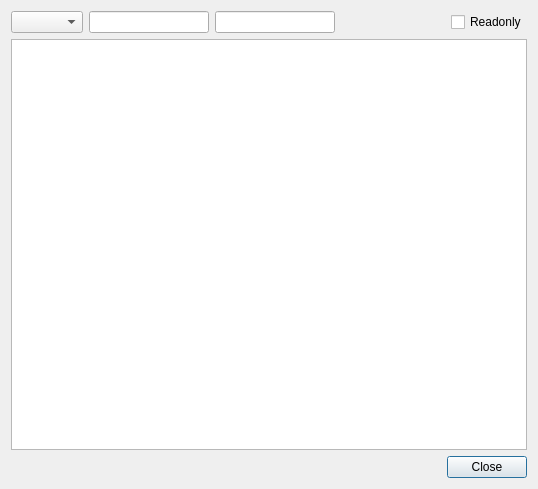
<?xml version="1.0" encoding="UTF-8"?>
<ui version="4.0">
 <class>DialogDataInspector</class>
 <widget class="QDialog" name="DialogDataInspector">
  <property name="windowModality">
   <enum>Qt::NonModal</enum>
  </property>
  <property name="geometry">
   <rect>
    <x>0</x>
    <y>0</y>
    <width>538</width>
    <height>489</height>
   </rect>
  </property>
  <property name="windowTitle">
   <string>Inspector</string>
  </property>
  <property name="modal">
   <bool>false</bool>
  </property>
  <layout class="QVBoxLayout" name="verticalLayout">
   <item>
    <layout class="QHBoxLayout" name="horizontalLayout_2">
     <item>
      <widget class="QComboBox" name="comboBoxEndianness"/>
     </item>
     <item>
      <widget class="XLineEditHEX" name="lineEditOffset">
       <property name="minimumSize">
        <size>
         <width>120</width>
         <height>0</height>
        </size>
       </property>
      </widget>
     </item>
     <item>
      <widget class="XLineEditHEX" name="lineEditSize">
       <property name="minimumSize">
        <size>
         <width>120</width>
         <height>0</height>
        </size>
       </property>
      </widget>
     </item>
     <item>
      <spacer name="horizontalSpacer_2">
       <property name="orientation">
        <enum>Qt::Horizontal</enum>
       </property>
       <property name="sizeHint" stdset="0">
        <size>
         <width>40</width>
         <height>20</height>
        </size>
       </property>
      </spacer>
     </item>
     <item>
      <widget class="QCheckBox" name="checkBoxReadonly">
       <property name="text">
        <string>Readonly</string>
       </property>
      </widget>
     </item>
    </layout>
   </item>
   <item>
    <widget class="QTableWidget" name="tableWidgetDataInspector">
     <property name="editTriggers">
      <set>QAbstractItemView::NoEditTriggers</set>
     </property>
     <property name="selectionMode">
      <enum>QAbstractItemView::SingleSelection</enum>
     </property>
     <property name="selectionBehavior">
      <enum>QAbstractItemView::SelectRows</enum>
     </property>
     <attribute name="horizontalHeaderStretchLastSection">
      <bool>true</bool>
     </attribute>
     <attribute name="verticalHeaderVisible">
      <bool>false</bool>
     </attribute>
     <attribute name="verticalHeaderMinimumSectionSize">
      <number>20</number>
     </attribute>
     <attribute name="verticalHeaderDefaultSectionSize">
      <number>20</number>
     </attribute>
    </widget>
   </item>
   <item>
    <layout class="QHBoxLayout" name="horizontalLayout">
     <item>
      <spacer name="horizontalSpacer">
       <property name="orientation">
        <enum>Qt::Horizontal</enum>
       </property>
       <property name="sizeHint" stdset="0">
        <size>
         <width>40</width>
         <height>20</height>
        </size>
       </property>
      </spacer>
     </item>
     <item>
      <widget class="QPushButton" name="pushButtonClose">
       <property name="text">
        <string>Close</string>
       </property>
      </widget>
     </item>
    </layout>
   </item>
  </layout>
 </widget>
 <customwidgets>
  <customwidget>
   <class>XLineEditHEX</class>
   <extends>QLineEdit</extends>
   <header>xlineedithex.h</header>
  </customwidget>
 </customwidgets>
 <resources/>
 <connections/>
</ui>
